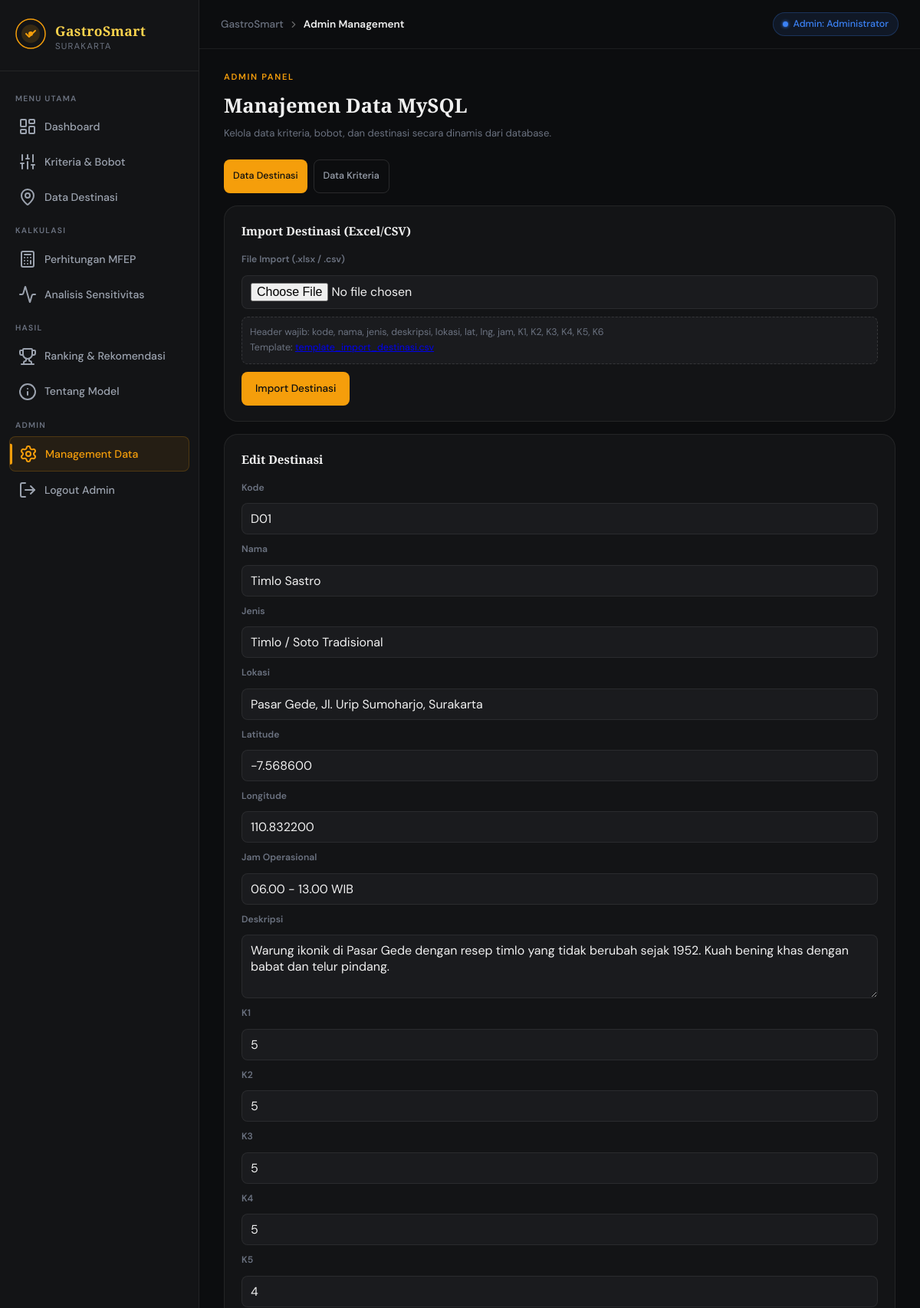
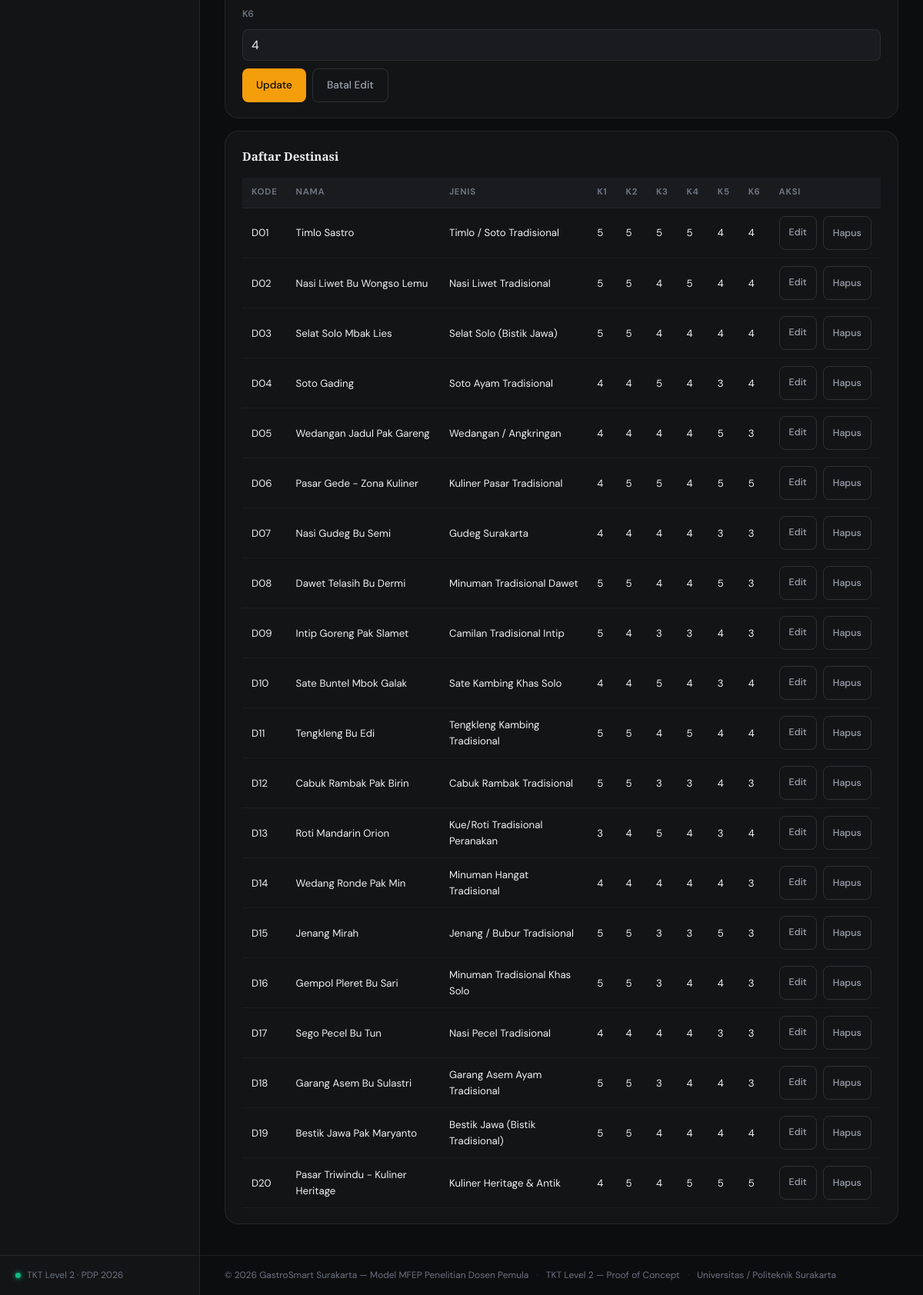
/admin.php?section=destinasi&edit_dest=1 (signed in), run on the app's committed database (2 pictures, top to bottom).
### tables this page shows
CREATE TABLE IF NOT EXISTS destinasi (
    id INT AUTO_INCREMENT PRIMARY KEY,
    kode VARCHAR(10) NOT NULL UNIQUE,
    nama VARCHAR(150) NOT NULL,
    jenis VARCHAR(150) NOT NULL,
    deskripsi TEXT NOT NULL,
    lokasi VARCHAR(255) NOT NULL,
    lat DECIMAL(10,6) NOT NULL,
    lng DECIMAL(10,6) NOT NULL,
    jam VARCHAR(100) NOT NULL,
    K1 TINYINT NOT NULL,
    K2 TINYINT NOT NULL,
    K3 TINYINT NOT NULL,
    K4 TINYINT NOT NULL,
    K5 TINYINT NOT NULL,
    K6 TINYINT NOT NULL,
    created_at TIMESTAMP DEFAULT CURRENT_TIMESTAMP,
    updated_at TIMESTAMP DEFAULT CURRENT_TIMESTAMP ON UPDATE CURRENT_TIMESTAMP
);

### admin.php (the view, shortened to what this page needs)
<?php
$db = getDbConnection();
$section = $_GET['section'] ?? 'destinasi';
$kriteriaRows = [];
$destRows = [];
$editKriteria = null;
$editDest = null;
if ($db && dbTableExists($db, 'kriteria')) {
    $kResult = $db->query('SELECT * FROM kriteria ORDER BY kode ASC');
    if ($kResult) {
        while ($row = $kResult->fetch_assoc()) {
            $kriteriaRows[] = $row;
        }
    }
}
if ($db && dbTableExists($db, 'destinasi')) {
    $dResult = $db->query('SELECT * FROM destinasi ORDER BY kode ASC');
    if ($dResult) {
        while ($row = $dResult->fetch_assoc()) {
            $destRows[] = $row;
        }
    }
}
$editDestId = isset($_GET['edit_dest']) ? (int)$_GET['edit_dest'] : 0;
if ($editDestId > 0) {
    foreach ($destRows as $row) {
        if ((int)$row['id'] === $editDestId) {
            $editDest = $row;
            break;
        }
    }
}
?>
<?php include 'includes/header.php'; ?>
<div style="margin-bottom:24px;" class="animate-in">
    <div class="hero-eyebrow">Admin Panel</div>
    <h1 class="section-title" style="font-family:var(--font-display);font-size:1.6rem;">Manajemen Data MySQL</h1>
    <p class="section-subtitle">Kelola data kriteria, bobot, dan destinasi secara dinamis dari database.</p>
</div>
<?php if (!$db): ?>
    <div class="card">
        <div class="alert-error">Koneksi MySQL gagal. Periksa DB_HOST, DB_PORT, DB_NAME, DB_USER, dan DB_PASS pada konfigurasi.</div>
    </div>
<?php else: ?>
    <div class="admin-tabs">
        <a href="admin.php?section=destinasi" class="btn btn-sm <?= $section === 'destinasi' ? 'btn-primary' : 'btn-outline' ?>">Data Destinasi</a>
        <a href="admin.php?section=kriteria" class="btn btn-sm <?= $section === 'kriteria' ? 'btn-primary' : 'btn-outline' ?>">Data Kriteria</a>
    </div>
    <?php if ($section === 'kriteria'): ?>
        <div class="card" style="margin-top:16px;margin-bottom:16px;">
            <div class="card-header">
                <span class="card-title">Import Kriteria (Excel/CSV)</span>
            </div>
            <form method="post" enctype="multipart/form-data" class="admin-form-grid">
                <input type="hidden" name="action" value="kriteria_import">
                <label>File Import (.xlsx / .csv)</label>
                <input type="file" name="import_file" accept=".xlsx,.csv" required>
                <div class="import-hint">
                    Header wajib: kode, nama, icon, warna, bobot, definisi, ukur<br>
                    Template: <a href="manual/template_import_kriteria.csv" target="_blank">template_import_kriteria.csv</a>
                </div>
                <div>
                    <button type="submit" class="btn btn-primary">Import Kriteria</button>
                </div>
            </form>
        </div>
        <div class="card" style="margin-top:16px;margin-bottom:16px;">
            <div class="card-header">
                <span class="card-title"><?= $editKriteria ? 'Edit Kriteria' : 'Tambah Kriteria' ?></span>
            </div>
            <form method="post" class="admin-form-grid">
                <input type="hidden" name="action" value="<?= $editKriteria ? 'kriteria_update' : 'kriteria_create' ?>">
                <?php if ($editKriteria): ?>
                    <input type="hidden" name="id" value="<?= (int)$editKriteria['id'] ?>">
                <?php endif; ?>
                <label>Kode</label>
                <input name="kode" required value="<?= htmlspecialchars($editKriteria['kode'] ?? '') ?>" placeholder="K1">
                <label>Nama</label>
                <input name="nama" required value="<?= htmlspecialchars($editKriteria['nama'] ?? '') ?>" placeholder="Keaslian Kuliner">
                <label>Icon Lucide</label>
                <input name="icon" required value="<?= htmlspecialchars($editKriteria['icon'] ?? 'circle') ?>" placeholder="utensils">
                <label>Warna</label>
                <input name="warna" required value="<?= htmlspecialchars($editKriteria['warna'] ?? '#F59E0B') ?>" placeholder="#F59E0B">
                <label>Bobot</label>
                <input type="number" step="0.01" min="0" max="1" name="bobot" required value="<?= htmlspecialchars($editKriteria['bobot'] ?? '0.10') ?>">
                <label>Definisi</label>
                <textarea name="definisi" rows="3" required><?= htmlspecialchars($editKriteria['definisi'] ?? '') ?></textarea>
                <label>Cara Ukur</label>
                <textarea name="ukur" rows="3" required><?= htmlspecialchars($editKriteria['ukur'] ?? '') ?></textarea>
                <div style="display:flex;gap:8px;flex-wrap:wrap;">
                    <button type="submit" class="btn btn-primary"><?= $editKriteria ? 'Update' : 'Simpan' ?></button>
                    <?php if ($editKriteria): ?>
                        <a href="admin.php?section=kriteria" class="btn btn-outline">Batal Edit</a>
                    <?php endif; ?>
                </div>
            </form>
        </div>
        <div class="card">
            <div class="card-header">
                <span class="card-title">Daftar Kriteria</span>
            </div>
            <div style="overflow-x:auto;">
                <table class="table">
                    <thead>
                        <tr>
                            <th>Kode</th>
                            <th>Nama</th>
                            <th>Bobot</th>
                            <th>Aksi</th>
                        </tr>
                    </thead>
                    <tbody>
                        <?php foreach ($kriteriaRows as $row): ?>
                            <tr>
                                <td><?= htmlspecialchars($row['kode']) ?></td>
                                <td><?= htmlspecialchars($row['nama']) ?></td>
                                <td><?= number_format((float)$row['bobot'], 2) ?></td>
                                <td style="display:flex;gap:8px;">
                                    <a class="btn btn-outline btn-sm" href="admin.php?section=kriteria&edit_kriteria=<?= (int)$row['id'] ?>">Edit</a>
                                    <form method="post" onsubmit="return confirm('Hapus data ini?')">
                                        <input type="hidden" name="action" value="kriteria_delete">
                                        <input type="hidden" name="id" value="<?= (int)$row['id'] ?>">
                                        <button type="submit" class="btn btn-outline btn-sm">Hapus</button>
                                    </form>
                                </td>
                            </tr>
                        <?php endforeach; ?>
                    </tbody>
                </table>
            </div>
        </div>
    <?php else: ?>
        <div class="card" style="margin-top:16px;margin-bottom:16px;">
            <div class="card-header">
                <span class="card-title">Import Destinasi (Excel/CSV)</span>
            </div>
            <form method="post" enctype="multipart/form-data" class="admin-form-grid">
                <label>File Import (.xlsx / .csv)</label>
                <input type="file" name="import_file" accept=".xlsx,.csv" required>
                <div class="import-hint">
                    Header wajib: kode, nama, jenis, deskripsi, lokasi, lat, lng, jam, K1, K2, K3, K4, K5, K6<br>
                    Template: <a href="manual/template_import_destinasi.csv" target="_blank">template_import_destinasi.csv</a>
                </div>
                <div>
                    <button type="submit" class="btn btn-primary">Import Destinasi</button>
                </div>
            </form>
        </div>
        <div class="card" style="margin-top:16px;margin-bottom:16px;">
            <div class="card-header">
                <span class="card-title"><?= $editDest ? 'Edit Destinasi' : 'Tambah Destinasi' ?></span>
            </div>
            <form method="post" class="admin-form-grid">
                <label>Kode</label>
                <input name="kode" required value="<?= htmlspecialchars($editDest['kode'] ?? '') ?>" placeholder="D21">
                <label>Nama</label>
                <input name="nama" required value="<?= htmlspecialchars($editDest['nama'] ?? '') ?>" placeholder="Nama destinasi">
                <label>Jenis</label>
                <input name="jenis" required value="<?= htmlspecialchars($editDest['jenis'] ?? '') ?>" placeholder="Jenis kuliner">
                <label>Lokasi</label>
                <input name="lokasi" required value="<?= htmlspecialchars($editDest['lokasi'] ?? '') ?>" placeholder="Alamat">
                <label>Latitude</label>
                <input type="number" step="0.000001" name="lat" required value="<?= htmlspecialchars($editDest['lat'] ?? '-7.560000') ?>">
                <label>Longitude</label>
                <input type="number" step="0.000001" name="lng" required value="<?= htmlspecialchars($editDest['lng'] ?? '110.820000') ?>">
                <label>Jam Operasional</label>
                <input name="jam" required value="<?= htmlspecialchars($editDest['jam'] ?? '') ?>" placeholder="08.00 - 17.00 WIB">
                <label>Deskripsi</label>
                <textarea name="deskripsi" rows="3" required><?= htmlspecialchars($editDest['deskripsi'] ?? '') ?></textarea>
                <label>K1</label>
                <input type="number" min="1" max="5" name="K1" required value="<?= htmlspecialchars($editDest['K1'] ?? '4') ?>">
                <label>K2</label>
                <input type="number" min="1" max="5" name="K2" required value="<?= htmlspecialchars($editDest['K2'] ?? '4') ?>">
                <label>K3</label>
                <input type="number" min="1" max="5" name="K3" required value="<?= htmlspecialchars($editDest['K3'] ?? '4') ?>">
                <label>K4</label>
                <input type="number" min="1" max="5" name="K4" required value="<?= htmlspecialchars($editDest['K4'] ?? '4') ?>">
                <label>K5</label>
                <input type="number" min="1" max="5" name="K5" required value="<?= htmlspecialchars($editDest['K5'] ?? '4') ?>">
                <label>K6</label>
                <input type="number" min="1" max="5" name="K6" required value="<?= htmlspecialchars($editDest['K6'] ?? '4') ?>">
                <div style="display:flex;gap:8px;flex-wrap:wrap;">
                    <button type="submit" class="btn btn-primary"><?= $editDest ? 'Update' : 'Simpan' ?></button>
                    <?php if ($editDest): ?>
                        <a href="admin.php?section=destinasi" class="btn btn-outline">Batal Edit</a>
                    <?php endif; ?>
                </div>
            </form>
        </div>
        <div class="card">
            <div class="card-header">
                <span class="card-title">Daftar Destinasi</span>
            </div>
            <div style="overflow-x:auto;">
                <table class="table">
                    <thead>
                        <tr>
                            <th>Kode</th>
                            <th>Nama</th>
                            <th>Jenis</th>
                            <th>K1</th>
                            <th>K2</th>
                            <th>K3</th>
                            <th>K4</th>
                            <th>K5</th>
                            <th>K6</th>
                            <th>Aksi</th>
                        </tr>
                    </thead>
                    <tbody>
                        <?php foreach ($destRows as $row): ?>
                            <tr>
                                <td><?= htmlspecialchars($row['kode']) ?></td>
                                <td><?= htmlspecialchars($row['nama']) ?></td>
                                <td><?= htmlspecialchars($row['jenis']) ?></td>
                                <td><?= (int)$row['K1'] ?></td>
                                <td><?= (int)$row['K2'] ?></td>
                                <td><?= (int)$row['K3'] ?></td>
                                <td><?= (int)$row['K4'] ?></td>
                                <td><?= (int)$row['K5'] ?></td>
                                <td><?= (int)$row['K6'] ?></td>
                                <td style="display:flex;gap:8px;">
                                    <a class="btn btn-outline btn-sm" href="admin.php?section=destinasi&edit_dest=<?= (int)$row['id'] ?>">Edit</a>
                                    <form method="post" onsubmit="return confirm('Hapus data ini?')">
                                        <button type="submit" class="btn btn-outline btn-sm">Hapus</button>
                                    </form>
                                </td>
                            </tr>
                        <?php endforeach; ?>
                    </tbody>
                </table>
            </div>
        </div>
    <?php endif; ?>
<?php endif; ?>
<?php include 'includes/footer.php'; ?>

### data on the page
destinasi: kode "D01", nama "Timlo Sastro", jenis "Timlo / Soto Tradisional", lokasi "Pasar Gede, Jl. Urip Sumoharjo, Surakarta", lat "-7.568600", lng "110.832200", jam "06.00 - 13.00 WIB", deskripsi "Warung ikonik di Pasar Gede dengan resep timlo yang tidak berubah sejak 1952. Kuah bening khas dengan babat dan telur pindang.", K1 "5", K2 "5", K3 "5", K4 "5", K5 "4", K6 "4"
destinasi: kode "D02", nama "Nasi Liwet Bu Wongso Lemu", jenis "Nasi Liwet Tradisional", K1 "5", K2 "5", K3 "4", K4 "5", K5 "4", K6 "4"
destinasi: kode "D03", nama "Selat Solo Mbak Lies", jenis "Selat Solo (Bistik Jawa)", K1 "5", K2 "5", K3 "4", K4 "4", K5 "4", K6 "4"
destinasi: kode "D04", nama "Soto Gading", jenis "Soto Ayam Tradisional", K1 "4", K2 "4", K3 "5", K4 "4", K5 "3", K6 "4"
destinasi: kode "D05", nama "Wedangan Jadul Pak Gareng", jenis "Wedangan / Angkringan", K1 "4", K2 "4", K3 "4", K4 "4", K5 "5", K6 "3"
destinasi: kode "D06", nama "Pasar Gede - Zona Kuliner", jenis "Kuliner Pasar Tradisional", K1 "4", K2 "5", K3 "5", K4 "4", K5 "5", K6 "5"
destinasi: kode "D07", nama "Nasi Gudeg Bu Semi", jenis "Gudeg Surakarta", K1 "4", K2 "4", K3 "4", K4 "4", K5 "3", K6 "3"
destinasi: kode "D08", nama "Dawet Telasih Bu Dermi", jenis "Minuman Tradisional Dawet", K1 "5", K2 "5", K3 "4", K4 "4", K5 "5", K6 "3"
destinasi: kode "D09", nama "Intip Goreng Pak Slamet", jenis "Camilan Tradisional Intip", K1 "5", K2 "4", K3 "3", K4 "3", K5 "4", K6 "3"
destinasi: kode "D10", nama "Sate Buntel Mbok Galak", jenis "Sate Kambing Khas Solo", K1 "4", K2 "4", K3 "5", K4 "4", K5 "3", K6 "4"
destinasi: kode "D11", nama "Tengkleng Bu Edi", jenis "Tengkleng Kambing Tradisional", K1 "5", K2 "5", K3 "4", K4 "5", K5 "4", K6 "4"
destinasi: kode "D12", nama "Cabuk Rambak Pak Birin", jenis "Cabuk Rambak Tradisional", K1 "5", K2 "5", K3 "3", K4 "3", K5 "4", K6 "3"
destinasi: kode "D13", nama "Roti Mandarin Orion", jenis "Kue/Roti Tradisional Peranakan", K1 "3", K2 "4", K3 "5", K4 "4", K5 "3", K6 "4"
destinasi: kode "D14", nama "Wedang Ronde Pak Min", jenis "Minuman Hangat Tradisional", K1 "4", K2 "4", K3 "4", K4 "4", K5 "4", K6 "3"
destinasi: kode "D15", nama "Jenang Mirah", jenis "Jenang / Bubur Tradisional", K1 "5", K2 "5", K3 "3", K4 "3", K5 "5", K6 "3"
destinasi: kode "D16", nama "Gempol Pleret Bu Sari", jenis "Minuman Tradisional Khas Solo", K1 "5", K2 "5", K3 "3", K4 "4", K5 "4", K6 "3"
destinasi: kode "D17", nama "Sego Pecel Bu Tun", jenis "Nasi Pecel Tradisional", K1 "4", K2 "4", K3 "4", K4 "4", K5 "3", K6 "3"
destinasi: kode "D18", nama "Garang Asem Bu Sulastri", jenis "Garang Asem Ayam Tradisional", K1 "5", K2 "5", K3 "3", K4 "4", K5 "4", K6 "3"
destinasi: kode "D19", nama "Bestik Jawa Pak Maryanto", jenis "Bestik Jawa (Bistik Tradisional)", K1 "5", K2 "5", K3 "4", K4 "4", K5 "4", K6 "4"
destinasi: kode "D20", nama "Pasar Triwindu - Kuliner Heritage", jenis "Kuliner Heritage & Antik", K1 "4", K2 "5", K3 "4", K4 "5", K5 "5", K6 "5"

### other printed values
$pageTitle "Admin Management"
$_SESSION['admin_user']['display_name'] "Administrator"
